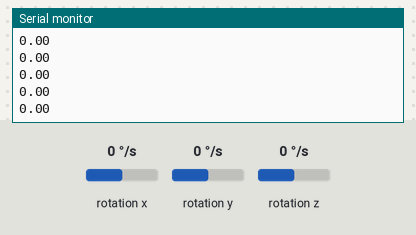
A sketch run on a simulated Arduino Uno, built with avr-gcc and run on an emulated ATmega328P. On the bench: the last lines printed to the serial monitor. Wiring (inferred from the names in the program): HMC5883L compass at I2C address 0x1E; ADXL345 accelerometer at I2C address 0x53; L3G4200D gyroscope at I2C address 0x69. The test bench sets the inputs (shaded band); at power-on: rotation x 0 °/s, rotation y 0 °/s, rotation z 0 °/s.

Above: at 2.2 s.
2.3 s: rotation x set to -192 °/s
At 3.4 s:
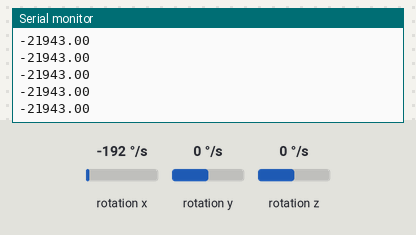
3.8 s: rotation x set to -100 °/s
At 4.8 s:
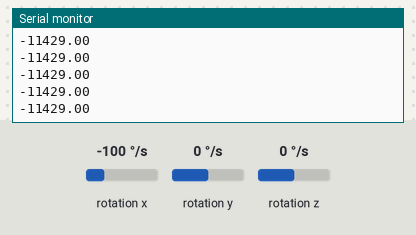
Timing chart, 0 to 6.8 s (numbered marks = the images above; inputs shaded):
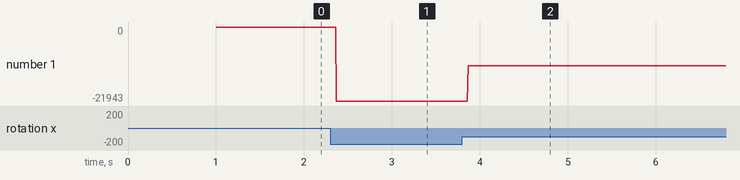

Measured:
- after the input at 2.3 s, the serial monitor: prints a new line after 0.07 s (image 1)
- after the input at 3.8 s, the serial monitor: prints a new line after 0.07 s (image 2)
- plotted number 1: 0 → -21943 after the input at 2.3 s, -21943 → -11429 after the input at 3.8 s

The sketch:

quadcopter.ino
```cpp
#include <Servo.h>
#include <Wire.h>
#include <ADXL345.h>
#include <L3G4200D.h>
#include <HMC5883L.h>
#include <PID_v1.h>
#include <PinChangeInt.h>

const float alpha = 0.5;

double fXg = 0;
double fYg = 0;
double fZg = 0;

double anglex = 0;
double angley = 0;
double anglez = 0;
int dtime = 0;
long ptime = 0;

#define THROTTLE_IN_PIN 11
#define ROLL_IN_PIN 8
#define PITCH_IN_PIN 9
#define YAW_IN_PIN 10

uint32_t ulThrottleStart;
uint32_t ulRollStart;
uint32_t ulPitchStart;
uint32_t ulYawStart;
volatile uint16_t unThrottleInShared;
volatile uint16_t unRollInShared;
volatile uint16_t unPitchInShared;
volatile uint16_t unYawInShared;

int ThrottleVal, PitchVal, RollVal, YawVal;

Servo enginex1;
Servo enginex2;
Servo enginex3;
Servo enginex4;

ADXL345 acc;
L3G4200D gyro;
HMC5883L compass;

double SetpointX, OutputX, SetpointY, OutputY;
PID myPIDx(&anglex, &OutputX, &SetpointX,1.4, 0.05, 0.4, REVERSE);
PID myPIDy(&angley, &OutputY, &SetpointY,1.4, 0.05, 0.4, DIRECT);
//PID myPIDx(&anglex, &OutputX, &SetpointX,0.8, 0.02, 0.6, REVERSE);
//PID myPIDy(&angley, &OutputY, &SetpointY,0.8, 0.02, 0.6, DIRECT);

void setup()
{
	acc.begin();
        gyro.enableDefault();
        compass = HMC5883L();
        compass.SetScale(1.3);
        compass.SetMeasurementMode(Measurement_Continuous);
	Serial.begin(9600);
        /*SetpointX = 0;
        SetpointY = 0;
        myPIDx.SetMode(AUTOMATIC);
        myPIDx.SetOutputLimits(-50, 50);
        myPIDy.SetMode(AUTOMATIC);
        myPIDy.SetOutputLimits(-200, 200);
        enginex1.attach(12);
        enginex1.writeMicroseconds(0);
        enginex2.attach(6);
        enginex2.writeMicroseconds(0);
        enginex3.attach(4);
        enginex3.writeMicroseconds(0);
        enginex4.attach(5);
        enginex4.writeMicroseconds(0);*/
        /*PCintPort::attachInterrupt(THROTTLE_IN_PIN, calcThrottle,CHANGE);
        PCintPort::attachInterrupt(ROLL_IN_PIN, calcRoll,CHANGE);
        PCintPort::attachInterrupt(PITCH_IN_PIN, calcPitch,CHANGE);
        PCintPort::attachInterrupt(YAW_IN_PIN, calcYaw,CHANGE);*/
	delay(1000);
}

float getCompassData()
{
  MagnetometerRaw raw = compass.ReadRawAxis();
  MagnetometerScaled scaled = compass.ReadScaledAxis();
  int MilliGauss_OnThe_XAxis = scaled.XAxis;
  float heading = atan2(scaled.YAxis, scaled.XAxis);
  float declinationAngle = 0.227;
  heading += declinationAngle;

  if(heading < 0)
    heading += 2*PI;

  if(heading > 2*PI)
    heading -= 2*PI;

  float headingDegrees = heading * 180/M_PI;
  return headingDegrees;
}

void getAngles()
{
  //double pitch, roll, Xg, Yg, Zg;
  //acc.read(&Xg, &Yg, &Zg);
  gyro.read();
  /*fXg = Xg * alpha + (fXg * (1.0 - alpha));
  fYg = Yg * alpha + (fYg * (1.0 - alpha));
  fZg = Zg * alpha + (fZg * (1.0 - alpha));
  roll  = (atan2(-fYg, fZg)*180.0)/M_PI ;
  pitch = (atan2(fXg, sqrt(fYg*fYg + fZg*fZg))*180.0)/M_PI - 3.5;

  dtime = millis() - ptime;
  if (dtime < 0) {
    dtime = 10;
  }
  ptime = millis();*/
Serial.println(gyro.g.x);
  /*anglex = 0.98 * (anglex + gyro.g.x * 0.00875 * dtime / 1000 * -1) + 0.02 * roll;
  angley = 0.98 * (angley + gyro.g.y * 0.00875 * dtime / 1000 * -1) + 0.02 * pitch;
  anglez = getCompassData();*/

}

void loop()
{
        getAngles();
        /*ThrottleVal = map(unThrottleInShared, 1058, 1860, 300, 2300);
        if (ThrottleVal < 0) {
          ThrottleVal = 0;
        }
        RollVal = map(unRollInShared, 1058, 1860, -30, 30);
        PitchVal = map(unPitchInShared, 1058, 1860, -30, 30);
        YawVal = map(unYawInShared, 1058, 1860, -50, 50);

        SetpointX = RollVal;
        SetpointY = PitchVal;

	getAngles();

        if (ThrottleVal > 500) {
          myPIDx.Compute();
          myPIDy.Compute();
          enginex1.writeMicroseconds(ThrottleVal - OutputY - OutputX - YawVal);
          enginex2.writeMicroseconds(ThrottleVal - OutputY + OutputX + YawVal);
          enginex3.writeMicroseconds(ThrottleVal + OutputY - OutputX + YawVal);
          enginex4.writeMicroseconds(ThrottleVal + OutputY + OutputX - YawVal);
        } else {
          enginex1.writeMicroseconds(0);
          enginex2.writeMicroseconds(0);
          enginex3.writeMicroseconds(0);
          enginex4.writeMicroseconds(0);
        }*/

        //Serial.println(unYawInShared);
}

void calcThrottle()
{
  if(digitalRead(THROTTLE_IN_PIN) == HIGH) {
    ulThrottleStart = micros();
  } else {
    unThrottleInShared = (uint16_t)(micros() - ulThrottleStart);
  }
}

void calcRoll()
{
  if(digitalRead(ROLL_IN_PIN) == HIGH) {
    ulRollStart = micros();
  } else {
    unRollInShared = (uint16_t)(micros() - ulRollStart);
  }
}

void calcPitch()
{
  if(digitalRead(PITCH_IN_PIN) == HIGH) {
    ulPitchStart = micros();
  } else {
    unPitchInShared = (uint16_t)(micros() - ulPitchStart);
  }
}

void calcYaw()
{
  if(digitalRead(YAW_IN_PIN) == HIGH) {
    ulYawStart = micros();
  } else {
    unYawInShared = (uint16_t)(micros() - ulYawStart);
  }
}
```
